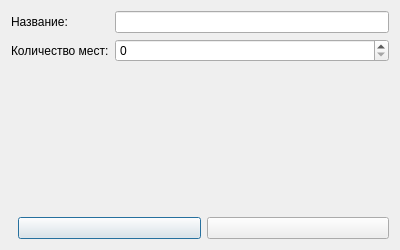
<?xml version="1.0" encoding="UTF-8"?>
<ui version="4.0">
 <class>DirectionDialog</class>
 <widget class="QDialog" name="DirectionDialog">
  <property name="geometry">
   <rect>
    <width>400</width>
    <height>250</height>
   </rect>
  </property>
  <property name="windowTitle">
   <string>Добавить направление</string>
  </property>
  <layout class="QVBoxLayout">

   <item>
    <layout class="QFormLayout">

     <item row="0" column="0">
      <widget class="QLabel">
       <property name="text">
        <string>Название:</string>
       </property>
      </widget>
     </item>
     <item row="0" column="1">
      <widget class="QLineEdit" name="editDirectionName"/>
     </item>

     <item row="1" column="0">
      <widget class="QLabel">
       <property name="text">
        <string>Количество мест:</string>
       </property>
      </widget>
     </item>
     <item row="1" column="1">
      <widget class="QSpinBox" name="spinPlaces"/>
     </item>

    </layout>
   </item>

   <item>
    <layout class="QHBoxLayout">
     <item>
      <spacer>
       <property name="orientation">
        <enum>Qt::Horizontal</enum>
       </property>
      </spacer>
     </item>
     <item>
      <widget class="QPushButton" name="btnSave"/>
     </item>
     <item>
      <widget class="QPushButton" name="btnCancel"/>
     </item>
    </layout>
   </item>

  </layout>
 </widget>
 <resources/>
 <connections/>
</ui>
